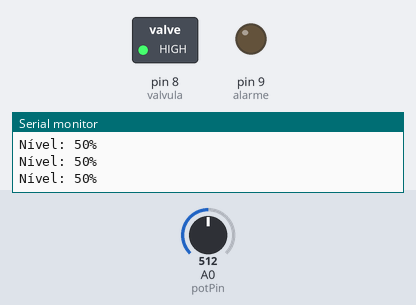
The sketch below on a simulated Arduino Uno, built with avr-gcc and run on an emulated ATmega328P. On the bench: switched loads named in the sketch (green lamp = pin HIGH), output pins drawn as LEDs (lit = HIGH), the last lines printed to the serial monitor. Dashed ring = blinking. The inputs (shaded band) are chosen by the test bench; at power-on: A0 (potPin) = 512.

Above: at 1.2 s.
1.3 s: A0 (potPin) set to 805
2.8 s: A0 (potPin) set to 833
At 4.0 s:
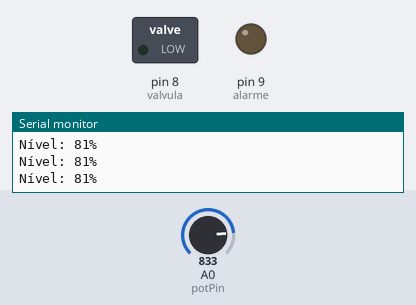
4.3 s: A0 (potPin) set to 961
5.8 s: A0 (potPin) set to 978
At 5.92 s:
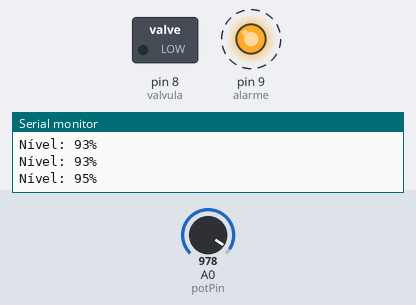
8.8 s: A0 (potPin) set to 900
At 9.1 s:
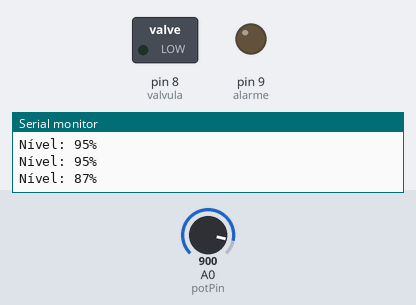
10.3 s: A0 (potPin) set to 1023
At 10.43 s:
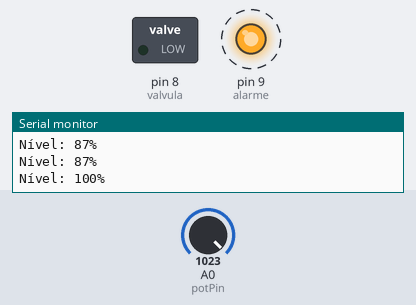
Timing chart, 0 to 14.3 s (numbered marks = the images above; inputs shaded):
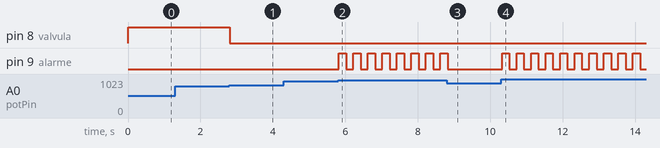

The sketch:

exercicio13.INO.ino
```cpp
const int potPin  = A0;
const int valvula = 8;
const int alarme  = 9;

bool valvulaBloqueada = false;

void setup() {
  pinMode(valvula, OUTPUT);
  pinMode(alarme, OUTPUT);
  Serial.begin(9600);
}

void loop() {
  int leitura = analogRead(potPin);
  int nivel   = map(leitura, 0, 1023, 0, 100);

  Serial.print("Nível: "); Serial.print(nivel); Serial.println("%");


  if (nivel < 30) {
    valvulaBloqueada = false;
  }


  if (nivel >= 95) {
    valvulaBloqueada = true;
    digitalWrite(valvula, LOW);

    digitalWrite(alarme, HIGH);
    delay(200);
    digitalWrite(alarme, LOW);
    delay(200);
    return;
  }

  digitalWrite(alarme, LOW);

  if (!valvulaBloqueada && nivel < 80) {
    digitalWrite(valvula, HIGH);
  } else {
    digitalWrite(valvula, LOW);
  }

  delay(100);
}
```

Measured:
- the behaviour switches between 818 and 819 on A0 (potPin) (found by bisection; images 0 and 1)
- the behaviour switches between 971 and 972 on A0 (potPin) (found by bisection; images 1 and 2)
- after the input at 2.8 s, pin 8 (valvula): HIGH → LOW at once
- after the input at 5.8 s, pin 9 (alarme): alternates HIGH for 0.20 s and LOW for 0.20 s, starting at once
- after the input at 8.8 s, pin 9 (alarme): goes on until 8.8 s, then stays LOW
- after the input at 10.3 s, pin 9 (alarme): alternates HIGH for 0.20 s and LOW for 0.20 s, starting at once
